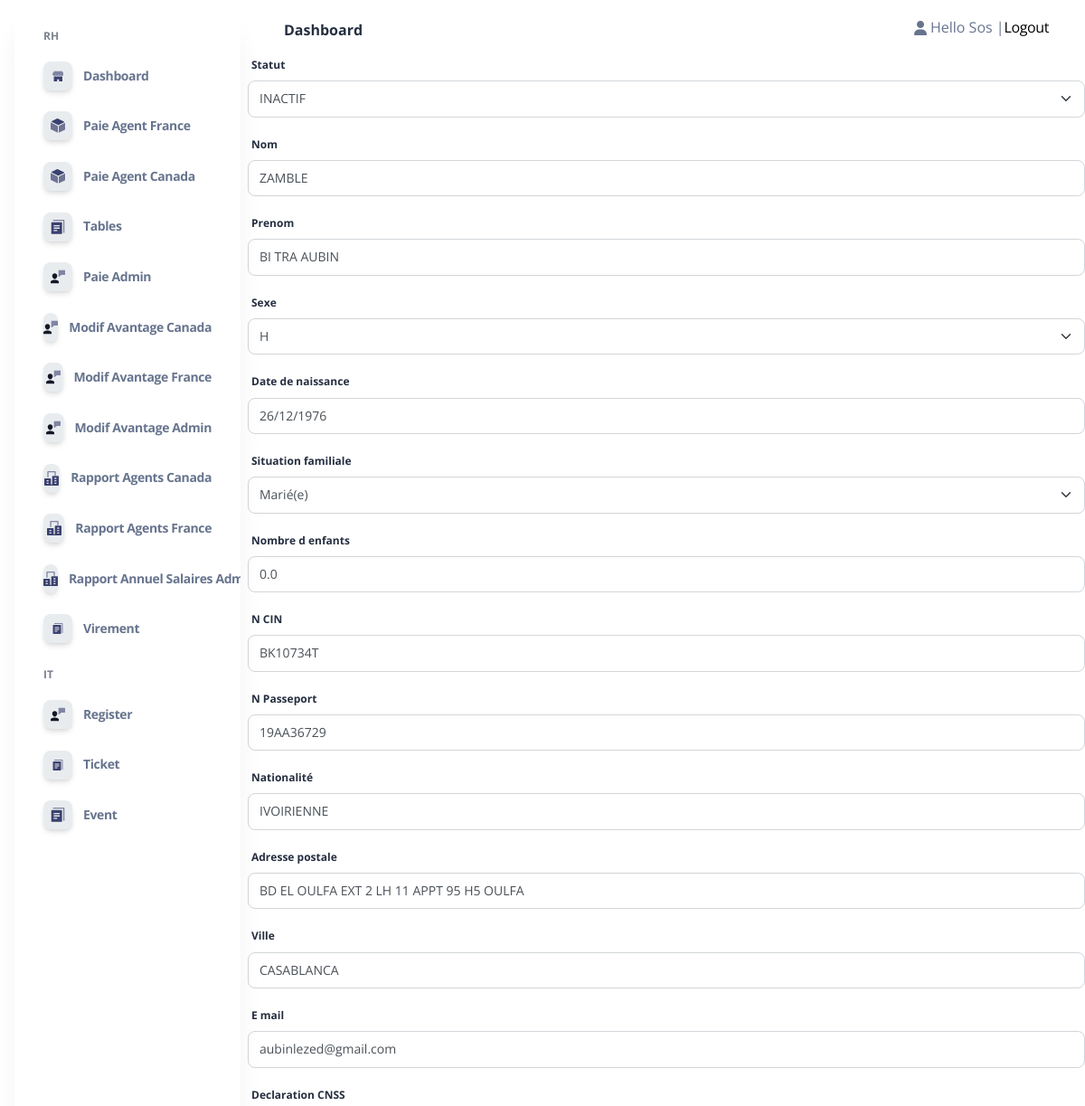
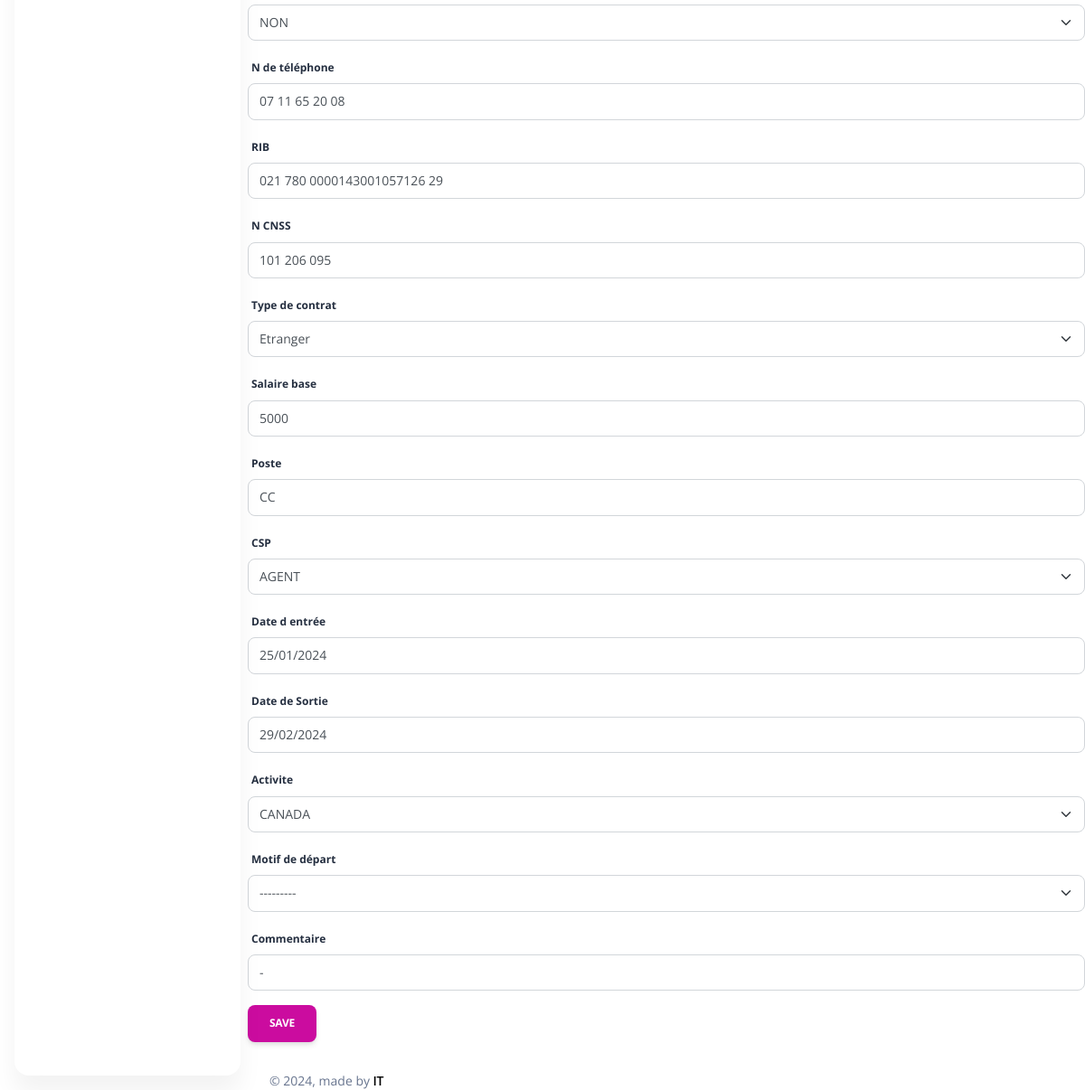
Page /EditC/14 (signed in) on the committed database (2 pictures, top to bottom).
### admin_Sos/models.py (models this page shows, shortened)
class Collaborateur(models.Model):
    Statut_P= (
        ('AGENT','AGENT'),
        ('CADRE','CADRE'),
        ('TECHNICIEN','TECHNICIEN'),
        ('STAGIAIRE','STAGIAIRE'),
    )
    STATUT_statut = (
        ('ACTIF','ACTIF'),
        ('INACTIF','INACTIF'),
        ('FORMATION','FORMATION'),
        ('STAGE','STAGE'),
    )
    STATUT_activite = (
        ('FRANCE','FRANCE'),
        ('CANADA','CANADA'),
    )
    STATUT_causededepart = (
        ('Demission','Demission'),
        ('Licenciement','Licenciement'),
        ('FPE','FPE'),
        ('Fin de contrat','Fin de contrat'),
        ('Comportement','Comportement'),
        ('Etudes','Etudes'),
        ('Sans motif(Volantaire)','Sans motif(Volantaire)'),
        ('Autre','Autre'),
    )
    Contart = (
        ('Etranger','Etranger'),
        ('Stage','Stage'),
        ('CDD','CDD'),
        ('CDI','CDI'),
    )
    TTGD = (
        ('Célibataire ','Célibataire'),
        ('Marié(e)','Marié(e)'),
        ('Divorcé(e)','Divorcé(e)'),
        ('Veuf(ve)','Veuf(ve)'),
    )
    statut_sexe = (
        ('H','H'),
        ('F','F'),
    )
    statut_TF = (
        ('OUI','OUI'),
        ('NON','NON'),
    )
    Statut = models.CharField(max_length=10,null=True,blank=True,choices=STATUT_statut)
    Nom = models.CharField(max_length=500,null=True,blank=True)
    Prenom = models.CharField(max_length=500,null=True,blank=True)
    Sexe = models.CharField(max_length=50,null=True,blank=True,choices=statut_sexe)
    Date_de_naissance = models.DateField(null=True,blank=True)
    Age = models.PositiveIntegerField(null=True,blank=True)
    Situation_familiale = models.CharField(max_length=100, null=True,blank=True,choices=TTGD)
    Nombre_d_enfants = models.FloatField(default=0, null=True,blank=True)
    N_CIN =models.CharField(default="-",max_length=120 ,null=True,blank=True)
    N_Passeport=models.CharField(default="-",max_length=300 ,null=True,blank=True)
    Nationalité=models.CharField(default="-",max_length=200,null=True,blank=True)
    Adresse_postale=models.CharField(default="-",max_length=200,null=True,blank=True)
    Ville=models.CharField(default="-",max_length=100,null=True,blank=True)
    E_mail= models.EmailField(null=True,blank=True)
    Declaration_CNSS= models.CharField(max_length=100,null=True,blank=True,choices=statut_TF)
    N_de_téléphone=models.CharField(max_length=200,null=True,blank=True)
    RIB = models.CharField(default="-",max_length=300,null=True,blank=True)
    N_CNSS= models.CharField(default="-",max_length=200,null=True,blank=True)
    Type_de_contrat= models.CharField(max_length=100,null=True,blank=True,choices=Contart)
    Salaire_base = models.PositiveBigIntegerField(default=0,null=True,blank=True)
    Nombre_de_Jour_Travaille_Admin= models.PositiveIntegerField(default=0,null=True,blank=True)
    Poste = models.CharField(max_length=100,null=True,blank=True)
    CSP = models.CharField(max_length=100,null=True,blank=True,choices=Statut_P)
    Date_d_entrée = models.DateField(null=True,blank=True)
    Date_de_Sortie = models.DateField(null=True,blank=True)
    anciennetee = models.IntegerField(default=0,null=True, blank=True)
    Motif_de_départ = models.CharField(default="-",max_length=1000,null=True,blank=True,choices=STATUT_causededepart)
    Commentaire = models.CharField(default="-",max_length=1000,null=True,blank=True)
    Prime_Produit = models.FloatField(default=0,null=True,blank=True)
    Nbre_d_heures_Travaillees= models.FloatField(default=0,null=True,blank=True)
    Planifier= models.FloatField(default=0,null=True,blank=True)
    Avance_sur_salaire = models.FloatField(default=0,null=True,blank=True)
    S_H = models.FloatField(default=0,null=True, blank=True)
    Activite=models.CharField(max_length=100,null=True,blank=True,choices=STATUT_activite)
    user =models.OneToOneField(User, null=True,blank=True,on_delete=models.CASCADE)

### admin_Sos/decorators.py (the view)
        def wrapper_func(request,*args, **kwargs):
            group=None
            if request.user.groups.exists():
                group= request.user.groups.all()[0].name
            if group == 'Admin':
                return view_func(request,*args, **kwargs)
            if group == 'Agent':
                return redirect('home')
            else:
                return redirect('login')

### admin_Sos/forms.py
class Collaborateurform(forms.ModelForm):
    class Meta:
        model=Collaborateur
        fields = ['Statut','Nom', 'Prenom','Sexe', 'Date_de_naissance','Situation_familiale','Nombre_d_enfants','N_CIN','N_Passeport','Nationalité','Adresse_postale','Ville','E_mail','Declaration_CNSS','N_de_téléphone','RIB','N_CNSS','Type_de_contrat','Salaire_base','Poste','CSP','Date_d_entrée','Date_de_Sortie','Activite','Motif_de_départ','Commentaire']

### admin_Sos/views.py (called while the page is built)
@login_required(login_url='login')
@admin_only
def EditCView(request,id):
    instance= Collaborateur.objects.get(id=id)
    if request.method == "POST":
        form = Collaborateurform(data=request.POST,files=request.FILES,instance=instance)
        if form.is_valid():
            form.save()
            return redirect('table')
    if request.method == "GET":
        form = Collaborateurform(instance=instance)
    return render(request,'admin_/EditC.html',{'form':form,'collaborateur':instance})

### Templates/admin_/EditC.html (shortened to what this page needs)
{% extends 'admin_/Base/homebase_admin.html' %}
{% block body %}{% include 'admin_/content/Modify/content_editC.html'%}{% endblock  %}

### Templates/admin_/Base/header_admin.html (shortened to what this page needs)
{% load static %}
<body class="g-sidenav-show h-100  bg-gray-100" style="background-color: white !important;">
  <aside class="sidenav navbar navbar-vertical navbar-expand-xs border-0 border-radius-xl my-3 fixed-left ms-3" id="sidenav-main">
    <div class="collapse navbar-collapse h-100 w-200" id="sidenav-collapse-main">
      <ul class="navbar-nav">
        <li class="nav-item mt-3">
          <h6 class="ps-4 ms-2 text-uppercase text-xs font-weight-bolder opacity-6" style="font-weight: bold;!important">RH</h6>
        </li>
        <li class="nav-item">
          <a class="nav-link  {% if request.path == '/home_admin/' %}active{% endif %}" href="{% url 'home_admin' %}">
            <div class="icon icon-shape icon-sm shadow border-radius-md bg-white text-center me-2 d-flex align-items-center justify-content-center">
            </div>
            <span class="nav-link-text ms-1" style="font-weight: bold;!important">Dashboard</span>
          </a>
        </li>
        <li class="nav-item">
          <a class="nav-link {% if request.path == '/HW/' %}active{% endif %}" href="{% url 'tableF' %}">
            <div class="icon icon-shape icon-sm shadow border-radius-md bg-white text-center me-2 d-flex align-items-center justify-content-center">
            </div>
            <span class="nav-link-text ms-1"style="font-weight: bold;!important">Paie Agent France</span>
          </a>
        </li>
        <li class="nav-item">
          <a class="nav-link {% if request.path == '/HW/' %}active{% endif %}" href="{% url 'tableC' %}">
            <div class="icon icon-shape icon-sm shadow border-radius-md bg-white text-center me-2 d-flex align-items-center justify-content-center">
            </div>
            <span class="nav-link-text ms-1"style="font-weight: bold;!important">Paie Agent Canada</span>
          </a>
        </li>
        <li class="nav-item">
          <a class="nav-link {% if request.path == '/table/' %}active{% endif %} " href="{% url 'table' %}">
            <div class="icon icon-shape icon-sm shadow border-radius-md bg-white text-center me-2 d-flex align-items-center justify-content-center">
            </div>
            <span class="nav-link-text ms-1"style="font-weight: bold;!important">Tables</span>
          </a>
        </li>
        <li class="nav-item">
          <a class="nav-link {% if request.path == '/Salaire Admin/' %}active{% endif %} " href="{% url 'salaire_admin' %}">
            <div class="icon icon-shape icon-sm shadow border-radius-md bg-white text-center me-2 d-flex align-items-center justify-content-center">
            </div>
            <span class="nav-link-text ms-1"style="font-weight: bold;!important">Paie Admin</span>
          </a>
        </li>
        <li class="nav-item">
          <a class="nav-link {% if request.path == '/Modif Salaire Agent Canada/' %}active{% endif %}  " href="{% url 'ModifSC' %}">
            <div class="icon icon-shape icon-sm shadow border-radius-md bg-white text-center me-2 d-flex align-items-center justify-content-center">
            </div>
            <span class="nav-link-text ms-1"style="font-weight: bold;!important">Modif Avantage Canada</span>
          </a>
        </li>
        <li class="nav-item">
          <a class="nav-link {% if request.path == '/Modif Salaire Agent France/' %}active{% endif %}  " href="{% url 'ModifSF' %}">
            <div class="icon icon-shape icon-sm shadow border-radius-md bg-white text-center me-2 d-flex align-items-center justify-content-center">
            </div>
            <span class="nav-link-text ms-1"style="font-weight: bold;!important">Modif Avantage France</span>
          </a>
        </li>
        <li class="nav-item">
          <a class="nav-link {% if request.path == '/Modif Salaire Agent Admin/' %}active{% endif %}  " href="{% url 'ModifSA' %}">
            <div class="icon icon-shape icon-sm shadow border-radius-md bg-white text-center me-2 d-flex align-items-center justify-content-center">
            </div>
            <span class="nav-link-text ms-1"style="font-weight: bold;!important">Modif Avantage Admin</span>
          </a>
        </li>
        <li class="nav-item">
          <a class="nav-link  {% if request.path == '/rapport Agent Canada/' %}active{% endif %} " href="{% url 'rapport Agent Canada' %}">
            <div class="icon icon-shape icon-sm shadow border-radius-md bg-white text-center me-2 d-flex align-items-center justify-content-center">
            </div>
            <span class="nav-link-text ms-1"style="font-weight: bold;!important">Rapport Agents Canada</span>
          </a>
        </li>
        <li class="nav-item">
          <a class="nav-link  {% if request.path == '/rapport Agent France/' %}active{% endif %} " href="{% url 'rapport Agent France' %}">
            <div class="icon icon-shape icon-sm shadow border-radius-md bg-white text-center me-2 d-flex align-items-center justify-content-center">
            </div>
            <span class="nav-link-text ms-1"style="font-weight: bold;!important">Rapport Agents France</span>
          </a>
        </li>
        <li class="nav-item">
          <a class="nav-link {% if request.path == '/rapport Admin/' %}active{% endif %} " href="{% url 'rapport Admin' %}">
            <div class="icon icon-shape icon-sm shadow border-radius-md bg-white text-center me-2 d-flex align-items-center justify-content-center">
            </div>
            <span class="nav-link-text ms-1"style="font-weight: bold;!important">Rapport Annuel Salaires Admins</span>
          </a>
        </li>
        <li class="nav-item">
          <a class="nav-link {% if request.path == '/Virement/' %}active{% endif %} " href="{% url 'virement' %}">
            <div class="icon icon-shape icon-sm shadow border-radius-md bg-white text-center me-2 d-flex align-items-center justify-content-center">
            </div>
            <span class="nav-link-text ms-1"style="font-weight: bold;!important">Virement</span>
          </a>
        </li>
        <li class="nav-item mt-3">
          <h6 class="ps-4 ms-2 text-uppercase text-xs font-weight-bolder opacity-6" style="font-weight: bold;!important">IT</h6>
        </li>
        <li class="nav-item">
          <a class="nav-link {% if request.path == '/register/' %}active{% endif %} " href="{% url 'register' %}">
            <div class="icon icon-shape icon-sm shadow border-radius-md bg-white text-center me-2 d-flex align-items-center justify-content-center">
            </div>
            <span class="nav-link-text ms-1"style="font-weight: bold;!important">Register</span>
          </a>
        </li>
        <li class="nav-item">
          <a class="nav-link {% if request.path == '/test/' %}active{% endif %} " href="">
            <div class="icon icon-shape icon-sm shadow border-radius-md bg-white text-center me-2 d-flex align-items-center justify-content-center">
            </div>
            <span class="nav-link-text ms-1"style="font-weight: bold;!important">Ticket</span>
          </a>
        </li>
        <li class="nav-item">
          <a class="nav-link {% if request.path == '/tableEV/' %}active{% endif %} " href="{% url 'tableEV' %}">
            <div class="icon icon-shape icon-sm shadow border-radius-md bg-white text-center me-2 d-flex align-items-center justify-content-center">
            </div>
            <span class="nav-link-text ms-1"style="font-weight: bold;!important">Event</span>
          </a>
        </li>
      </ul>
    </div>
  </aside>
  <main class="main-content mt-1 border-radius-lg">
    <nav class="navbar navbar-main navbar-expand-lg px-0 mx-4 shadow-none border-radius-xl" id="navbarBlur" navbar-scroll="true">
      <div class="container-fluid py-1 px-3">
        <nav aria-label="breadcrumb">
          <ol class="breadcrumb bg-transparent mb-0 pb-0 pt-1 px-0 me-sm-6 me-5">
          </ol>
          <h6 class="font-weight-bolder mb-0"style="font-weight: bold;!important;" >Dashboard</h6>
        </nav>
        <div class="collapse navbar-collapse mt-sm-0 mt-2 me-md-0 me-sm-4" id="navbar">
          <ul class="navbar-nav  justify-content-end">
            <li class="nav-item d-flex align-items-center">
              {% if request.user.is_authenticated%}
                <i class="fa fa-user me-sm-1"></i>
				    			    <div> Hello {{request.user}} | </a></div>
                      <div><a  href="{% url 'logout' %}" > Logout</a></div>
						  {% endif %}
            </li>
          </ul>
        </div>
      </div>
    </nav>

### Templates/admin_/content/Modify/content_editC.html (shortened to what this page needs)
{% load crispy_forms_tags %}
<form method="POST" enctype="multipart/form-data" data-url="{% url 'EditC' id=collaborateur.id %}" class="create-form">
   {{form|crispy}}
   <button type="submit" name="Ajouter" value="Ajouter" class="btn btn-primary">Save</button>
</form>

### static/Admin Page/assets/css/nucleo-svg.css (style rules this page uses)
.icon { display: inline-block; color: #111111; height: 1em; width: 1em; }
.icon-sm { height: 0.8em; width: 0.8em; }
.icon { fill: currentColor; stroke: none; }

### rows in the picture
Collaborateur: Statut "INACTIF", Nom "ZAMBLE", Prenom "BI TRA AUBIN", Sexe "H", Date_de_naissance "26/12/1976", Situation_familiale "Marié(e)", Nombre_d_enfants "0.0", N_CIN "BK10734T", N_Passeport "19AA36729", Nationalité "IVOIRIENNE", Adresse_postale "BD EL OULFA EXT 2 LH 11 APPT 95 H5 OULFA", Ville "CASABLANCA", E_mail "aubinlezed@gmail.com", Declaration_CNSS "NON", N_de_téléphone "07 11 65 20 08", RIB "021 780 0000143001057126 29", N_CNSS "101 206 095", Type_de_contrat "Etranger", Salaire_base "5000", Poste "CC", CSP "AGENT", Date_d_entrée "25/01/2024", Date_de_Sortie "29/02/2024", Activite "CANADA", Motif_de_départ "---------", Commentaire "-"

### other values in the picture
{{ request.user }} "Sos"
